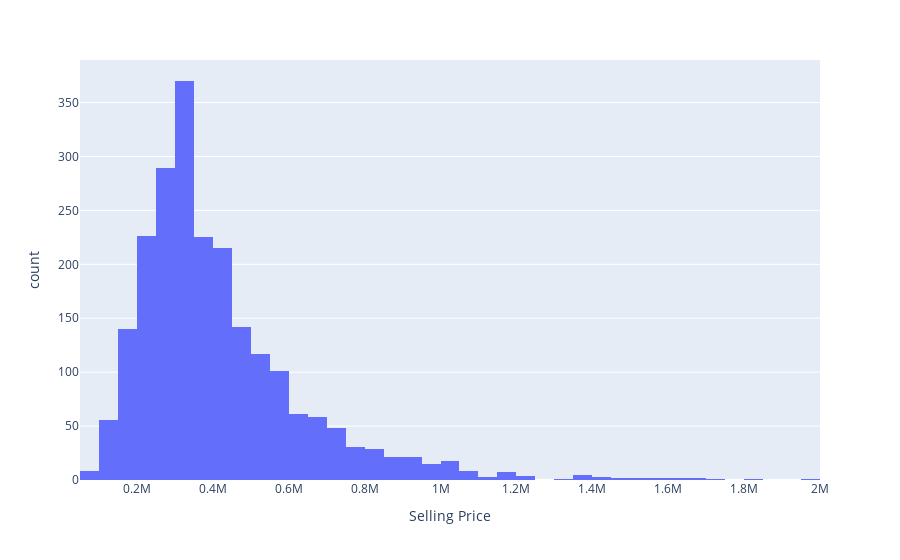

Notebook code cell kept with this figure:
### Markdown cell above
Plotting histogram to observe the price of cars sold

### Code cell
fig = px.histogram(df, 'Selling Price')
fig.show()

### Figure 1 — Plotly figure (JSON) as saved in the notebook; plotly's stock layout.template omitted (floating-point values rounded to 4 significant figures; data arrays with more than 128 entries replaced by an {"elided": "..."} marker saying what was removed)
{"data": [{"alignmentgroup": "True", "bingroup": "x", "hovertemplate": "Selling Price=%{x}<br>count=%{y}<extra></extra>", "legendgroup": "", "marker": {"color": "#636efa", "pattern": {"shape": ""}}, "name": "", "offsetgroup": "", "orientation": "v", "showlegend": false, "type": "histogram", "x": {"elided": "2235 int values"}, "xaxis": "x", "yaxis": "y"}], "layout": {"barmode": "relative", "legend": {"tracegroupgap": 0}, "margin": {"t": 60}, "xaxis": {"anchor": "y", "domain": [0, 1], "title": {"text": "Selling Price"}}, "yaxis": {"anchor": "x", "domain": [0, 1], "title": {"text": "count"}}}}
